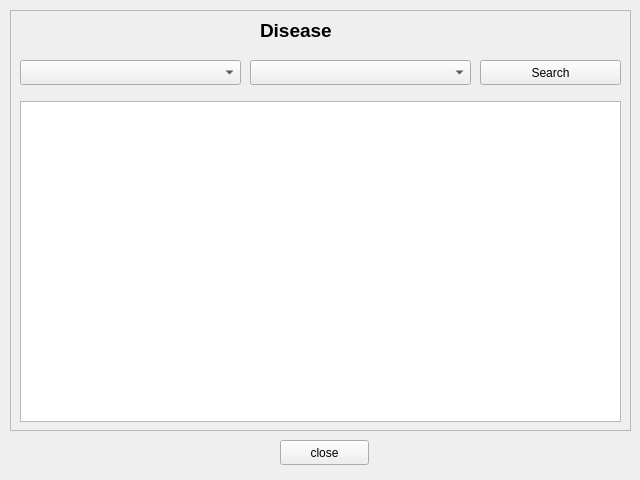
<?xml version="1.0" encoding="UTF-8"?>
<ui version="4.0">
 <class>DiseaseList</class>
 <widget class="QWidget" name="DiseaseList">
  <property name="geometry">
   <rect>
    <x>0</x>
    <y>0</y>
    <width>640</width>
    <height>480</height>
   </rect>
  </property>
  <property name="windowTitle">
   <string>Disease</string>
  </property>
  <widget class="QFrame" name="frame">
   <property name="geometry">
    <rect>
     <x>10</x>
     <y>10</y>
     <width>621</width>
     <height>421</height>
    </rect>
   </property>
   <property name="frameShape">
    <enum>QFrame::StyledPanel</enum>
   </property>
   <property name="frameShadow">
    <enum>QFrame::Raised</enum>
   </property>
   <widget class="QLabel" name="diseaseLabel">
    <property name="geometry">
     <rect>
      <x>250</x>
      <y>0</y>
      <width>131</width>
      <height>41</height>
     </rect>
    </property>
    <property name="styleSheet">
     <string notr="true">font-size:14pt;
font-weight: bold;</string>
    </property>
    <property name="text">
     <string>Disease</string>
    </property>
   </widget>
   <widget class="QTableWidget" name="tableWidget">
    <property name="geometry">
     <rect>
      <x>10</x>
      <y>91</y>
      <width>601</width>
      <height>321</height>
     </rect>
    </property>
   </widget>
   <widget class="QComboBox" name="stateComboBox">
    <property name="geometry">
     <rect>
      <x>10</x>
      <y>50</y>
      <width>221</width>
      <height>25</height>
     </rect>
    </property>
   </widget>
   <widget class="QComboBox" name="cityComboBox">
    <property name="geometry">
     <rect>
      <x>240</x>
      <y>50</y>
      <width>221</width>
      <height>25</height>
     </rect>
    </property>
   </widget>
   <widget class="QPushButton" name="pushButton">
    <property name="geometry">
     <rect>
      <x>470</x>
      <y>50</y>
      <width>141</width>
      <height>25</height>
     </rect>
    </property>
    <property name="text">
     <string>Search</string>
    </property>
   </widget>
  </widget>
  <widget class="QPushButton" name="okbutton">
   <property name="geometry">
    <rect>
     <x>280</x>
     <y>440</y>
     <width>89</width>
     <height>25</height>
    </rect>
   </property>
   <property name="text">
    <string>close</string>
   </property>
  </widget>
 </widget>
 <resources/>
 <connections/>
</ui>
